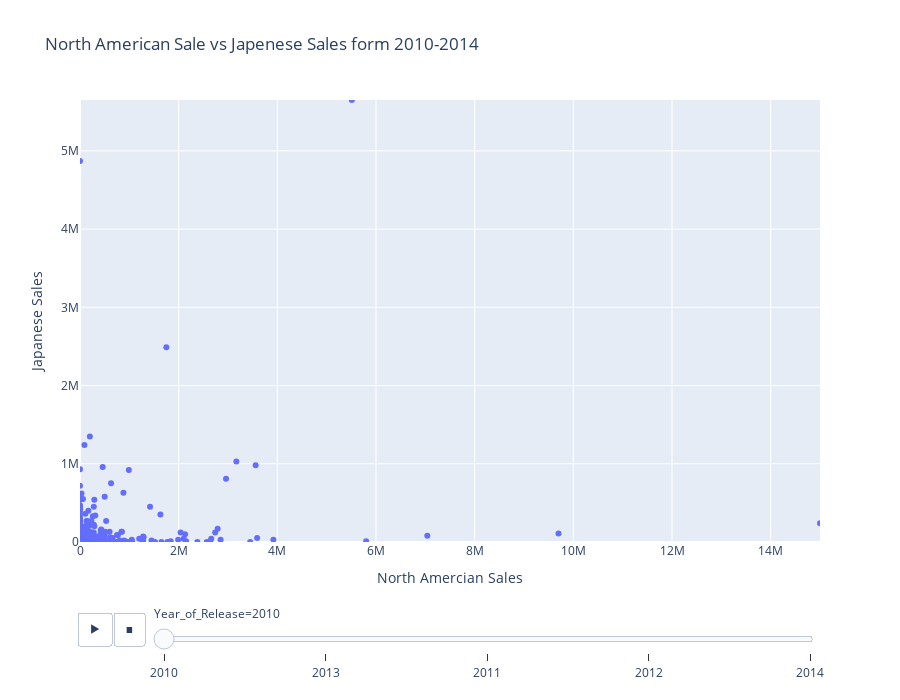

Here is the notebook cell this chart was saved with:
### Code cell
fig=px.scatter(dfQ1_2,x="NA_Sales",y="JP_Sales",animation_frame="Year_of_Release",
              animation_group="Name",hover_name="Name",height=700,title="North American Sale vs Japenese Sales form 2010-2014",
              range_x=[xmin,xmax], range_y=[ymin,ymax])

fig.update_xaxes(title_text='North Amercian Sales')
fig.update_yaxes(title_text='Japanese Sales')
fig.show()

### Figure 1 — Plotly figure (JSON) as saved in the notebook; plotly's stock layout.template omitted (floating-point values rounded to 4 significant figures; data arrays with more than 128 entries replaced by an {"elided": "..."} marker saying what was removed)
{"data": [{"hovertemplate": "<b>%{hovertext}</b><br><br>Year_of_Release=2010<br>NA_Sales=%{x}<br>JP_Sales=%{y}<extra></extra>", "hovertext": {"elided": "1253 str values"}, "ids": {"elided": "1253 str values"}, "legendgroup": "", "marker": {"color": "#636efa", "symbol": "circle"}, "mode": "markers", "name": "", "orientation": "v", "showlegend": false, "type": "scatter", "x": {"elided": "1253 int values"}, "xaxis": "x", "y": {"elided": "1253 int values"}, "yaxis": "y"}], "layout": {"height": 700, "legend": {"tracegroupgap": 0}, "sliders": [{"active": 0, "currentvalue": {"prefix": "Year_of_Release="}, "len": 0.9, "pad": {"b": 10, "t": 60}, "steps": [{"args": [["2010"], {"frame": {"duration": 0, "redraw": false}, "fromcurrent": true, "mode": "immediate", "transition": {"duration": 0, "easing": "linear"}}], "label": "2010", "method": "animate"}, {"args": [["2013"], {"frame": {"duration": 0, "redraw": false}, "fromcurrent": true, "mode": "immediate", "transition": {"duration": 0, "easing": "linear"}}], "label": "2013", "method": "animate"}, {"args": [["2011"], {"frame": {"duration": 0, "redraw": false}, "fromcurrent": true, "mode": "immediate", "transition": {"duration": 0, "easing": "linear"}}], "label": "2011", "method": "animate"}, {"args": [["2012"], {"frame": {"duration": 0, "redraw": false}, "fromcurrent": true, "mode": "immediate", "transition": {"duration": 0, "easing": "linear"}}], "label": "2012", "method": "animate"}, {"args": [["2014"], {"frame": {"duration": 0, "redraw": false}, "fromcurrent": true, "mode": "immediate", "transition": {"duration": 0, "easing": "linear"}}], "label": "2014", "method": "animate"}], "x": 0.1, "xanchor": "left", "y": 0, "yanchor": "top"}], "title": {"text": "North American Sale vs Japenese Sales form 2010-2014"}, "updatemenus": [{"buttons": [{"args": [null, {"frame": {"duration": 500, "redraw": false}, "fromcurrent": true, "mode": "immediate", "transition": {"duration": 500, "easing": "linear"}}], "label": "&#9654;", "method": "animate"}, {"args": [[null], {"frame": {"duration": 0, "redraw": false}, "fromcurrent": true, "mode": "immediate", "transition": {"duration": 0, "easing": "linear"}}], "label": "&#9724;", "method": "animate"}], "direction": "left", "pad": {"r": 10, "t": 70}, "showactive": false, "type": "buttons", "x": 0.1, "xanchor": "right", "y": 0, "yanchor": "top"}], "xaxis": {"anchor": "y", "domain": [0, 1], "range": [0, 15000000], "title": {"text": "North Amercian Sales"}}, "yaxis": {"anchor": "x", "domain": [0, 1], "range": [0, 5650000], "title": {"text": "Japanese Sales"}}}}
